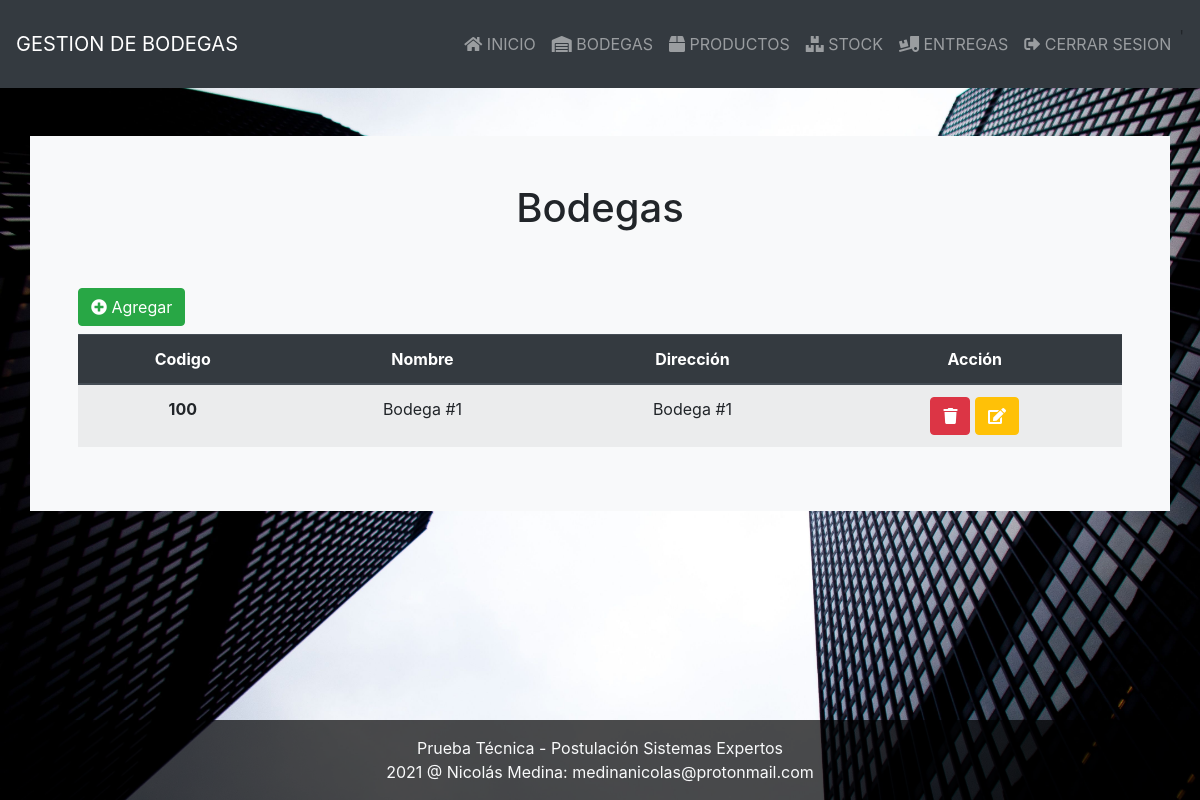
The page /admin/bodega/index.php (signed in) on the database its author committed.
### tables this page shows
CREATE TABLE IF NOT EXISTS bodega(
	id_bodega INT(5) UNSIGNED NOT NULL AUTO_INCREMENT,
	nombre_bodega VARCHAR(60) NOT NULL,
	direccion_bodega VARCHAR(100) NOT NULL,
	PRIMARY KEY(id_bodega),
	UNIQUE(nombre_bodega)
)CHARSET=utf8, AUTO_INCREMENT = 100;

### admin/bodega/index.php (the view, shortened to what this page needs)
<!DOCTYPE html>
<html lang="en">
<head>
    <?php include_once '../../base/header.inc'; ?>
</head>
<body>
    <?php include_once '../../base/nav.inc'; ?>
    <div class="container pt-5">
    <div class="row justify-content-center p-5 bg-light">
        <div class="col-12 p-0">
            <h1 class="text-center mb-5">Bodegas</h1>
            <a class="btn btn-success my-2" href="http://localhost/admin/bodega/agregar_bodega.php"><i class="fas fa-plus-circle"></i> Agregar</a>
            <?php
            require_once '../../config/conexion.php';
            $sql = "SELECT * FROM bodega";
            if(!$resultado = $conexion->query($sql)){
                die(header('Location:http://localhost/admin/bodega/?message=error-db'));
            }else{
                if($resultado->num_rows > 0){
                    echo '<table class="table table-striped table-hover">
                        <thead class="thead-dark">
                        <tr">
                            <th class="text-center" scope="col">Codigo</th>
                            <th class="text-center" scope="col">Nombre</th>
                            <th class="text-center" scope="col">Dirección</th>
                            <th class="text-center" cope="col">Acción</th>
                        </tr>
                        </thead>
                        ';
                    echo "<tbody>";
                    while($bodega = $resultado->fetch_assoc()){
                           echo "<tr>
                            <th class='text-center' scope='row'>" . $bodega['id_bodega'] . "</th>
                            <td class='text-center'>" . $bodega['nombre_bodega'] . "</td>
                            <td class='text-center'>" . $bodega['direccion_bodega'] . "</td>
                            <td class='text-center'>
                                <a onclick=eliminarBodega(". $bodega['id_bodega'] .") class='btn btn-danger text-white' href='#'>
                                    <i class='fas fa-trash'></i>
                                </a>
                                <a class='btn btn-warning text-white' href='./modificar_bodega.php?id=". $bodega['id_bodega']."'
                                    ><i class='fas fa-edit'></i></a>
                            </td>
                            </tr>
                            ";
                    }
                    echo "</tbody>
                        </table>
                        ";
                }else{
                    echo "<h6 class='text-muted'>No se han encontrado resultados</h6>";
                }
            }
            ?>
    </div>
    </div>
    </div>
    <?php include_once '../../base/footer.inc'; ?>
</body>
</html>

### css/style.css (style rules this page uses)
body { display: flex; min-height: 100vh; flex-direction: column; background-image: url('../base/images/arch1.jpg'); background-size: cover;; }

### rows shown on the page
bodega: id_bodega "100", nombre_bodega "Bodega #1", direccion_bodega "Bodega #1"
